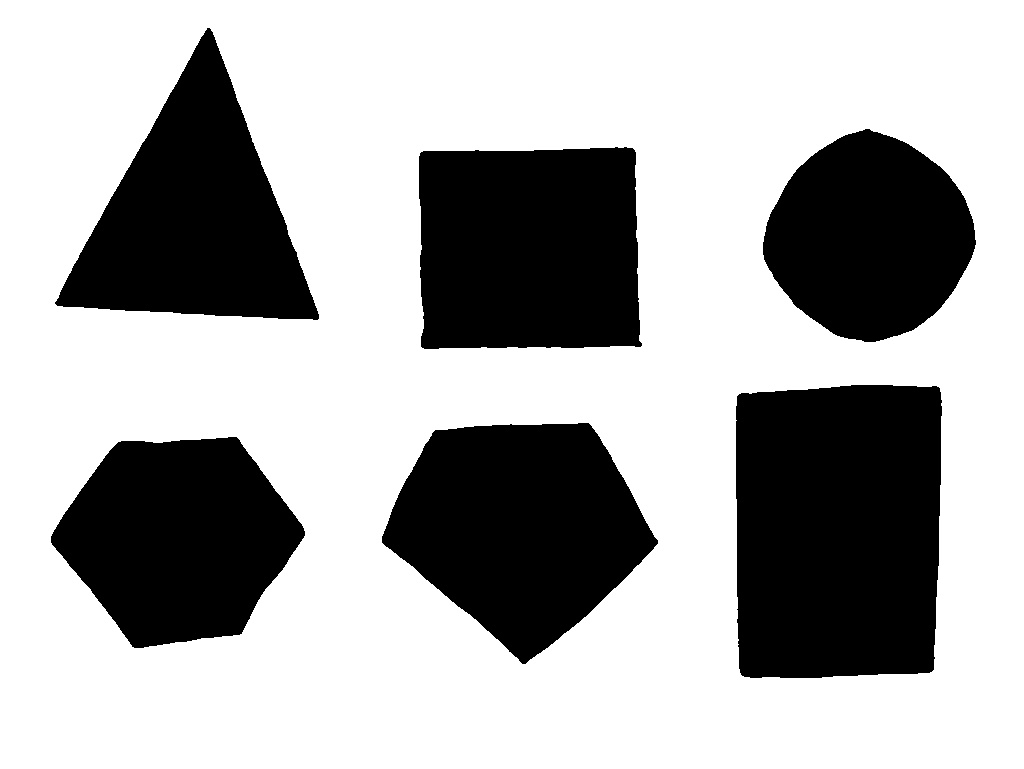
#> input picture detectShapeWithoutApprox/binary.jpeg, 1024 x 769 px, found by its file name
$ python Detect_shapes_without_approx.py
#> lines starting #> are read from the running program, lines starting #| are printed output that depends on the picture; after the words box and inside, x2 and y2 are one past the last pixel; in counts of white or black regions, pixels touching at a corner belong together
import enum
import numpy as np
import cv2
import imutils

image = cv2.imread("images/binary.jpeg")
#> image is the input picture: shape (769, 1024, 3); min 0, max 255, mean 173.1
image = cv2.pyrDown(image)
#> image: shape (385, 512, 3)
gray = cv2.cvtColor(image, cv2.COLOR_BGR2GRAY)
thresh = cv2.threshold(gray, 225, 255, cv2.THRESH_BINARY_INV)[1]
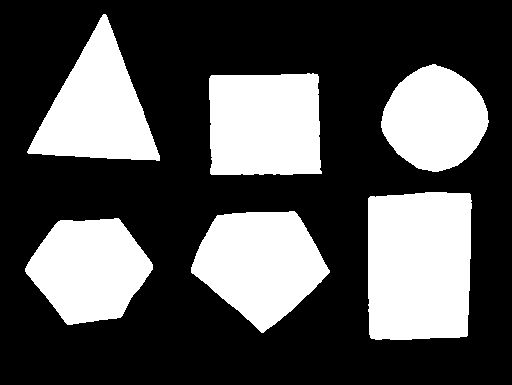
#> thresh: shape (385, 512); 32.8% white; 6 white regions

cnts = cv2.findContours(thresh.copy(), cv2.RETR_EXTERNAL, cv2.CHAIN_APPROX_SIMPLE)
#> cnts = 6 contours; box (x1, y1, x2, y2) and area: (368, 192, 472, 340) 14510, (191, 211, 330, 333) 10832, (209, 73, 322, 175) 10740, (27, 14, 160, 161) 9858, (25, 218, 153, 325) 9404, (381, 64, 489, 172) 8244
cnts = imutils.grab_contours(cnts)
hullImage = np.zeros(gray.shape[:2], dtype="uint8")

for (i, c) in enumerate(cnts):
    (x, y, w, h) = cv2.boundingRect(c)

    area = cv2.contourArea(c)
    aspectRatio = float(w) / float(h)
    extent = area / float(w*h)
    perimeter = cv2.arcLength(c, True)

    print("perimeter  " +  str(perimeter))
    print("area  "+str(area))
    print("h  "+str(h))
    print("w  "+str(w))

    cv2.drawContours(image, [c], -1, (240, 0, 159), 3)
    shape = ""

    if extent < 0.80:
        if  0.98 < aspectRatio < 1.02:
            shape = "Circle"
        elif area - (area * 5 / 100) <= (w * h / 2) <= area + (area * 5 / 100):
            shape = "Triangle"
        elif area - (area * 20 / 100) <=  5.1961 * ((perimeter / 6)**2) / 2 <= area + (area * 10 / 100):
            shape = "Hexagon"
        elif area - (area * 20 / 100) <=  (perimeter / 5) * (h/2) / 2 * 5 <= area + (area * 20 / 100):
            shape = "Pentagon"

    elif aspectRatio >= 0.95 and aspectRatio < 1.11:
        shape = "Square"

    elif aspectRatio <= 0.75:
        shape = "Rectangle"

    cv2.putText(image, shape, (x, y - 2), cv2.FONT_HERSHEY_SIMPLEX, 0.5,
        (0,100,140), 2)

    print("Contour #{}, extent={:.2f},"
        .format(i + 1, extent))
#> this loop made 6 passes
#> (x, y, w, h, area, aspectRatio, extent, perimeter) on passes 1 to 6: (25, 218, 128, 107, 9404.5, 1.2, 0.687, 378.4), (191, 211, 139, 122, 10832.5, 1.14, 0.639, 410.8), (368, 192, 104, 148, 14510.5, 0.703, 0.943, 491.8), (209, 73, 113, 102, 10740, 1.11, 0.932, 429.7), (381, 64, 108, 108, 8243.5, 1, 0.707, 344.2), (27, 14, 133, 147, 9858, 0.905, 0.504, 475.2)
#> (printed output is left out)
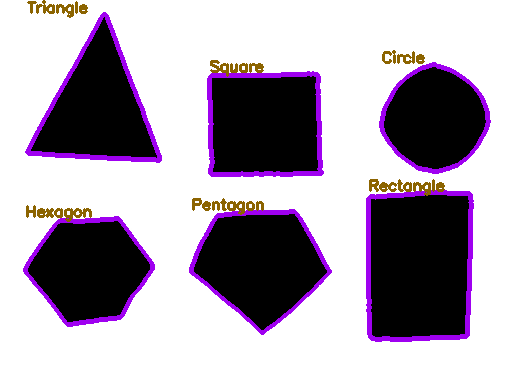
#> image: shape (385, 512, 3); mean B, G, R 175.5, 163.4, 172.9


cv2.imshow("Image", image)
cv2.waitKey(0)
